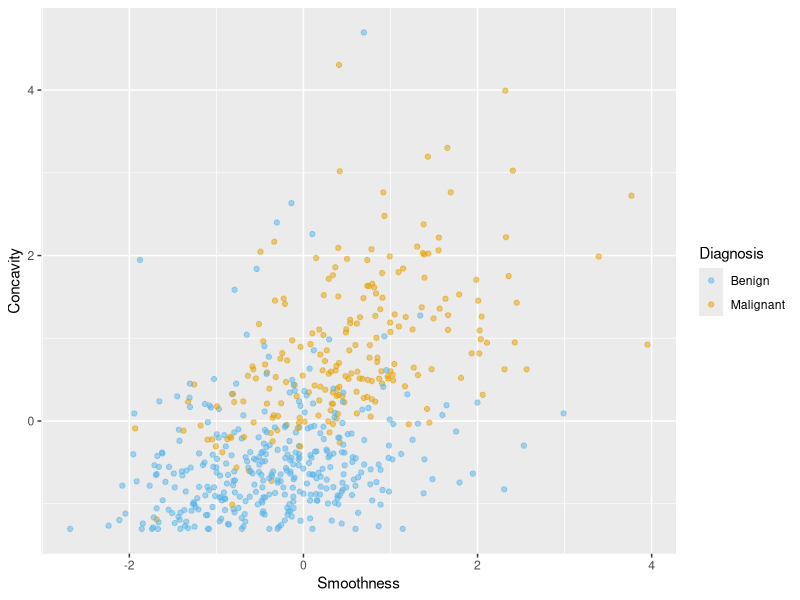
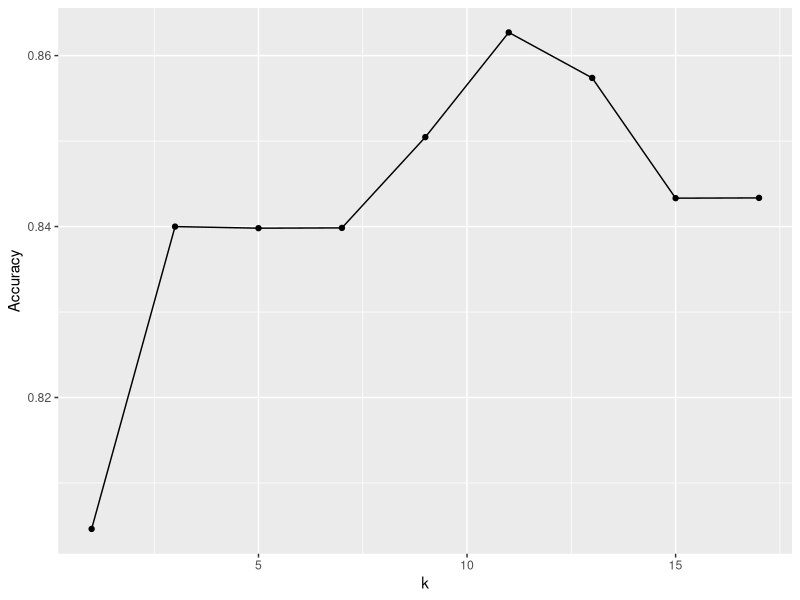
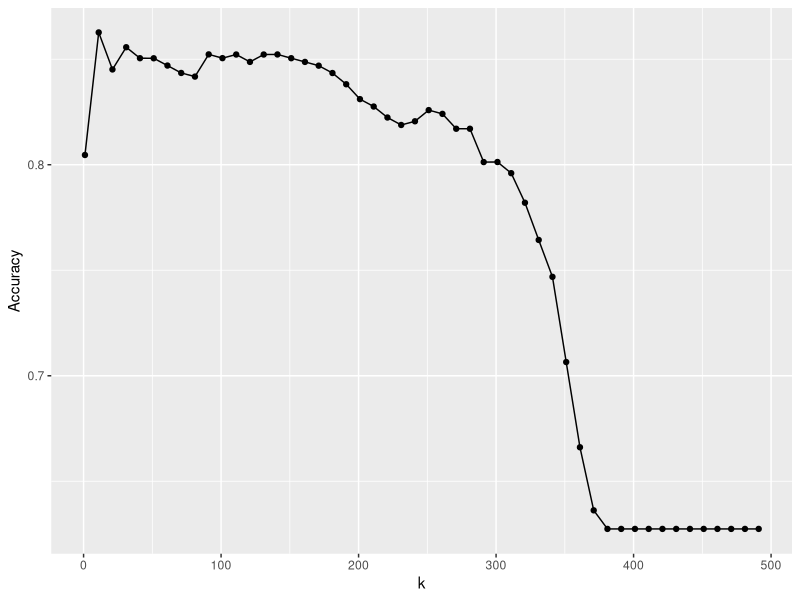
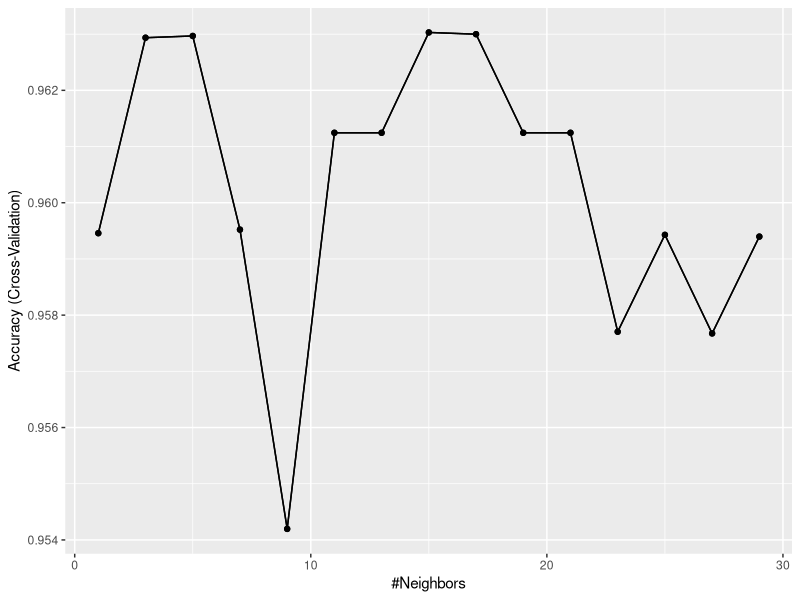

Source code (R) for these figures, in order:
## ---- chunk 1
# load libraries
library(tidyverse)
library(caret)

#load data
cancer <- read_csv("data/clean-wdbc.data.csv") %>% 
  mutate(Class = as.factor(Class)) # because we will be doing statistical analysis on a categorical variable

# colour palette
cbPalette <- c("#56B4E9", "#E69F00","#009E73", "#F0E442", "#0072B2", "#D55E00", "#CC79A7", "#999999") 

# create scatter plot of tumour cell concavity versus smoothness, 
# labelling the points be diagnosis class
perim_concav <- cancer %>%  
  ggplot(aes(x = Smoothness, y = Concavity, color = Class)) + 
    geom_point(alpha = 0.5) +
    labs(color = "Diagnosis") + 
    scale_color_manual(labels = c("Benign", "Malignant"), values = cbPalette)
perim_concav
## ---- chunk 2
set.seed(1234) # makes the random selection of rows reproducible
set_rows <- cancer %>% 
  select(Class) %>% 
  unlist() %>% # converts Class from a tibble to a vector
  createDataPartition(p = 0.75, list = FALSE)
head(set_rows)
## ---- chunk 3
training_set <- cancer %>% slice(set_rows)
validation_set <- cancer %>% slice(-set_rows)
glimpse(training_set)
## ---- chunk 4
glimpse(validation_set)
## ---- chunk 5
X_train <- training_set %>% 
  select(Concavity, Smoothness) %>% 
  data.frame()
Y_train <- training_set %>% 
  select(Class) %>% 
  unlist()
k = data.frame(k = 3)

set.seed(1234)
model_knn <- train(x = X_train, y = Y_train, method = "knn", tuneGrid = k)
model_knn
## ---- chunk 6
X_validation <- validation_set %>% 
  select(Concavity, Smoothness) %>% 
  data.frame()
Y_validation_predicted <- predict(object = model_knn, X_validation)
head(Y_validation_predicted)
## ---- chunk 7
Y_validation <- validation_set %>% 
  select(Class) %>% 
  unlist()

model_quality <- confusionMatrix(data = Y_validation_predicted, reference = Y_validation)
model_quality
## ---- chunk 8
model_quality$overall[1]
## ---- chunk 9
set.seed(4321) # makes the random selection of rows reproducible
set_rows <- cancer %>% 
  select(Class) %>% 
  unlist() %>% # converts Class from a tibble to a vector
  createDataPartition(p = 0.75, list = FALSE)
training_set <- cancer %>% slice(set_rows)
validation_set <- cancer %>% slice(-set_rows)
X_train <- training_set %>% 
  select(Concavity, Smoothness) %>% 
  data.frame()
Y_train <- training_set %>% 
  select(Class) %>% 
  unlist()
k = data.frame(k = 3)
model_knn <- train(x = X_train, y = Y_train, method = "knn", tuneGrid = k)
X_validation <- validation_set %>% 
  select(Concavity, Smoothness) %>% 
  data.frame()
Y_validation_predicted <- predict(object = model_knn, X_validation)
Y_validation <- validation_set %>% 
  select(Class) %>% 
  unlist()
model_quality <- confusionMatrix(data = Y_validation_predicted, reference = Y_validation)
model_quality$overall[1]
## ---- chunk 10
set.seed(8765) # makes the random selection of rows reproducible
set_rows <- cancer %>% 
  select(Class) %>% 
  unlist() %>% # converts Class from a tibble to a vector
  createDataPartition(p = 0.75, list = FALSE)
training_set <- cancer %>% slice(set_rows)
validation_set <- cancer %>% slice(-set_rows)
X_train <- training_set %>% 
  select(Concavity, Smoothness) %>% 
  data.frame()
Y_train <- training_set %>% 
  select(Class) %>% 
  unlist()
k = data.frame(k = 3)
model_knn <- train(x = X_train, y = Y_train, method = "knn", tuneGrid = k)
X_validation <- validation_set %>% 
  select(Concavity, Smoothness) %>% 
  data.frame()
Y_validation_predicted <- predict(object = model_knn, X_validation)
Y_validation <- validation_set %>% 
  select(Class) %>% 
  unlist()
model_quality <- confusionMatrix(data = Y_validation_predicted, reference = Y_validation)
model_quality$overall[1]
## ---- chunk 11
train_control <- trainControl(method="cv", number = 5)
## ---- chunk 12
X_cancer <- cancer %>% 
  select(Concavity, Smoothness) %>% 
  data.frame()
Y_cancer <- cancer %>% 
  select(Class) %>% 
  unlist()
k = data.frame(k = 3)

set.seed(1234)
knn_model_cv_5fold <- train(x = X_cancer, y = Y_cancer, method = "knn", tuneGrid = k, trControl = train_control)
knn_model_cv_5fold
## ---- chunk 13
train_control <- trainControl(method="cv", number = 10)

set.seed(1234)
knn_model_cv_10fold <- train(x = X_cancer, y = Y_cancer, method = "knn", tuneGrid = k, trControl = train_control)
knn_model_cv_10fold
## ---- chunk 14
train_control <- trainControl(method="cv", number = 10)
k = data.frame(k = c(1, 3, 5, 7, 9, 11, 13, 15, 17))

set.seed(1234)
knn_model_cv_10fold <- train(x = X_cancer, y = Y_cancer, method = "knn", tuneGrid = k, trControl = train_control)
knn_model_cv_10fold
## ---- chunk 15
accuracies <- knn_model_cv_10fold$results
accuracies 
## ---- chunk 16
accuracy_vs_k <- ggplot(accuracies, aes(x = k, y = Accuracy)) +
  geom_point() +
  geom_line()
accuracy_vs_k
## ---- chunk 17
train_control <- trainControl(method="cv", number = 10)
k_lots = data.frame(k = seq(from = 1, to = 499, by = 10))
set.seed(1234)
knn_model_cv_10fold_lots <- train(x = X_cancer, y = Y_cancer, method = "knn", tuneGrid = k_lots, trControl = train_control)
accuracies_lots <- knn_model_cv_10fold_lots$results
accuracy_vs_k_lots <- ggplot(accuracies_lots, aes(x = k, y = Accuracy)) +
  geom_point() +
  geom_line()
accuracy_vs_k_lots
## ---- chunk 18
k = data.frame(k = 11)
set.seed(1234)
knn_model <- train(x = X_cancer, y = Y_cancer, method = "knn", tuneGrid = k)
training_pred <- predict(knn_model, X_cancer)
results <- confusionMatrix(training_pred, Y_cancer)
results
## ---- chunk 19
results$overall[1]
## ---- chunk 20
# set-up training data
X_cancer_all <- cancer %>% 
  select(-Class, -ID) %>% 
  data.frame()
Y_cancer_all <- cancer %>% 
  select(Class) %>% 
  unlist()

# set-up classifier specifications
train_control <- trainControl(method="cv", number = 10)
k = data.frame(k = seq(from = 1, to = 29, by = 2))

# create classifier
set.seed(1234)
knn_model_all <- train(x = X_cancer_all, y = Y_cancer_all, method = "knn", tuneGrid = k, trControl = train_control)

# assess training accuracy
training_pred_all <- predict(knn_model_all, X_cancer_all)
results_all <- confusionMatrix(training_pred_all, Y_cancer_all)
results_all$overall[1]
## ---- chunk 21
accuracies_all <- knn_model_all
accuracy_vs_k_all <- ggplot(accuracies_all, aes(x = k, y = Accuracy)) +
  geom_point() +
  geom_line()
accuracy_vs_k_all
